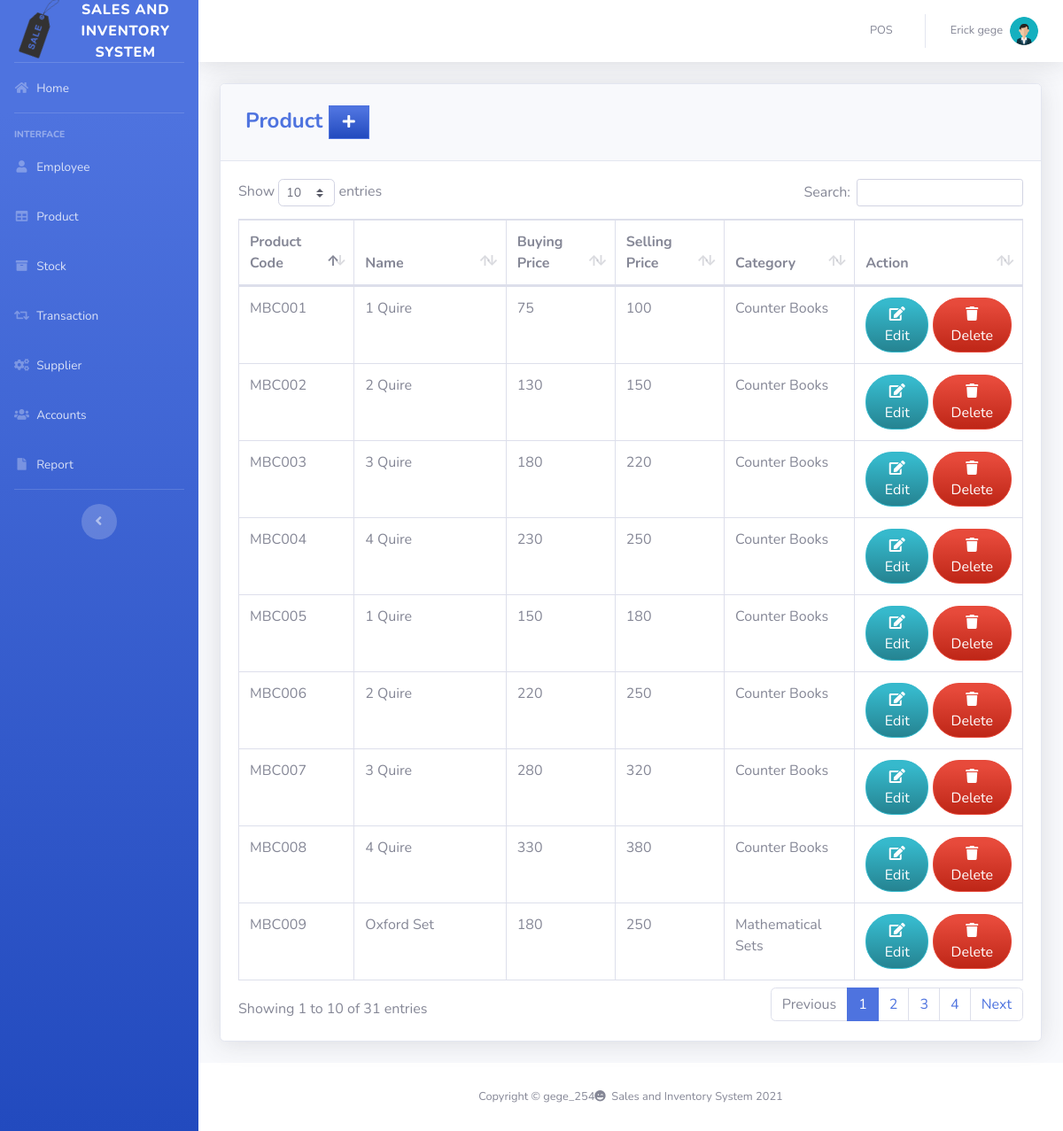
The app's page /pages/product.php (signed in) with its own data.
### tables this page shows
CREATE TABLE `product` (
  `PRODUCT_ID` int(11) NOT NULL,
  `PRODUCT_CODE` varchar(20) NOT NULL,
  `NAME` varchar(50) DEFAULT NULL,
  `DESCRIPTION` varchar(250) NOT NULL,
  `QTY_STOCK` int(50) DEFAULT NULL,
  `ON_HAND` int(250) NOT NULL,
  `BUYING_PRICE` varchar(100) NOT NULL,
  `PRICE` int(50) DEFAULT NULL,
  `CATEGORY_ID` int(11) DEFAULT NULL,
  `SUPPLIER_ID` int(11) DEFAULT NULL,
  `DATE_STOCK_IN` varchar(50) NOT NULL
);

CREATE TABLE `category` (
  `CATEGORY_ID` int(11) NOT NULL,
  `CNAME` varchar(50) DEFAULT NULL
);

### pages/product.php (the view, shortened to what this page needs)
<?php
include'../includes/connection.php';
include'../includes/sidebar.php';
?>
            <div class="card shadow mb-4">
            <div class="card-header py-3">
              <h4 class="m-2 font-weight-bold text-primary">Product&nbsp;<a  href="#" data-toggle="modal" data-target="#aModal" type="button" class="btn btn-primary bg-gradient-primary" style="border-radius: 0px;"><i class="fas fa-fw fa-plus"></i></a></h4>
            </div>
            <div class="card-body">
              <div class="table-responsive">
                <table class="table table-bordered" id="dataTable" width="100%" cellspacing="0">
               <thead>
                   <tr>
                     <th>Product Code</th>
                     <th>Name</th>
                     <th>Buying Price</th>
                     <th>Selling Price</th>
                     <th>Category</th>
                     <th>Action</th>
                   </tr>
               </thead>
          <tbody>
<?php
    $query = 'SELECT PRODUCT_ID, PRODUCT_CODE, NAME,BUYING_PRICE, PRICE, CNAME, DATE_STOCK_IN FROM product p join category c on p.CATEGORY_ID=c.CATEGORY_ID GROUP BY PRODUCT_CODE ORDER BY DATE_STOCK_IN DESC';
        $result = mysqli_query($db, $query) or die (mysqli_error($db));
            while ($row = mysqli_fetch_assoc($result)) {
              $hide = '';
              if ($row['CNAME'] == "hidden")
              {
                  $hide = 'style="display: none;"';
              } ?>
               <tr <?php echo $hide;?> >
                  <td><?php echo $row["PRODUCT_CODE"]; ?></td>
                  <td><?php echo $row["NAME"]; ?></td>
                  <td><?php echo $row["BUYING_PRICE"]; ?></td>
                  <td><?php echo $row["PRICE"]; ?></td>
                  <td><?php echo $row["CNAME"]; ?></td>
                  <td align="right"> <div class="btn-group">
                      <li style="list-style-type:none">
                        <a type="button" class="btn btn-info bg-gradient-info btn-block" style="border-radius: 30px;" href="pro_edit.php?action=edit & id=<?php echo $row['PRODUCT_ID'];?>">
                          <i class="fas fa-fw fa-edit"></i> Edit
                        </a>
                      </li>&nbsp;
                      <li style="list-style-type:none">
                        <a type="button" class="btn btn-danger bg-gradient-danger btn-block" style="border-radius: 30px;" href="pro_del.php?action=delete & id=<?php echo $row['PRODUCT_ID'];?> ">
                          <i class="fas fa-fw fa-trash"></i> Delete
                        </a>
                      </li>
                    </div>
                    </div> </td>
                     <?php   }
?>
<?php
include'../includes/footer.php';
?>

### records on screen
product: PRODUCT_CODE "MBC005", NAME "1 Quire", BUYING_PRICE "150", PRICE "180", CATEGORY_ID.CNAME "Counter Books"
product: PRODUCT_CODE "MBC006", NAME "2 Quire", BUYING_PRICE "220", PRICE "250", CATEGORY_ID.CNAME "Counter Books"
product: PRODUCT_CODE "MBC007", NAME "3 Quire", BUYING_PRICE "280", PRICE "320", CATEGORY_ID.CNAME "Counter Books"
product: PRODUCT_CODE "MBC008", NAME "4 Quire", BUYING_PRICE "330", PRICE "380", CATEGORY_ID.CNAME "Counter Books"
product: PRODUCT_CODE "MBC009", NAME "Oxford Set", BUYING_PRICE "180", PRICE "250", CATEGORY_ID.CNAME "Mathematical Sets"
product: PRODUCT_CODE "MBC002", NAME "2 Quire", BUYING_PRICE "130", PRICE "150", CATEGORY_ID.CNAME "Counter Books"
product: PRODUCT_CODE "MBC003", NAME "3 Quire", BUYING_PRICE "180", PRICE "220", CATEGORY_ID.CNAME "Counter Books"
product: PRODUCT_CODE "MBC004", NAME "4 Quire", BUYING_PRICE "230", PRICE "250", CATEGORY_ID.CNAME "Counter Books"
product: PRODUCT_CODE "MBC001", NAME "1 Quire", BUYING_PRICE "75", PRICE "100", CATEGORY_ID.CNAME "Counter Books"

### other values on screen
$_SESSION['FIRST_NAME'] "Erick"
$_SESSION['LAST_NAME'] "gege"
